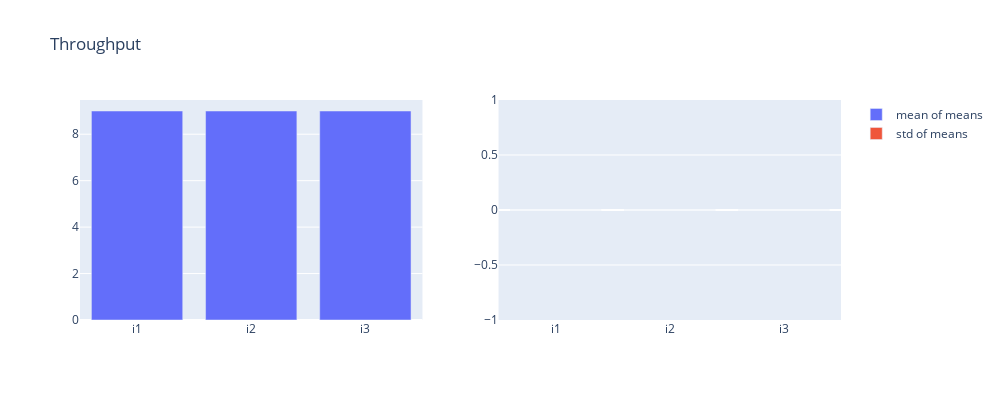

Notebook code cell kept with this figure:
### Code cell
bar_plot("Throughput", "throughput_plot", throughput)

### Figure 1 — Plotly figure (JSON) as saved in the notebook; plotly's stock layout.template omitted (floating-point values rounded to 4 significant figures)
{"data": [{"name": "mean of means", "type": "bar", "x": ["i1", "i2", "i3"], "xaxis": "x", "y": [9.0, 9.0, 9.0], "yaxis": "y"}, {"name": "std of means", "type": "bar", "x": ["i1", "i2", "i3"], "xaxis": "x2", "y": [0, 0, 0], "yaxis": "y2"}], "layout": {"height": 400, "title": {"text": "Throughput"}, "width": 1000, "xaxis": {"anchor": "y", "autorange": true, "domain": [0, 0.45], "range": [-0.5, 2.5], "type": "category"}, "xaxis2": {"anchor": "y2", "autorange": true, "domain": [0.55, 1], "range": [-0.5, 2.5], "type": "category"}, "yaxis": {"anchor": "x", "autorange": true, "domain": [0, 1], "range": [0, 9.474], "type": "linear"}, "yaxis2": {"anchor": "x2", "autorange": true, "domain": [0, 1], "range": [-1, 1], "type": "linear"}}}
